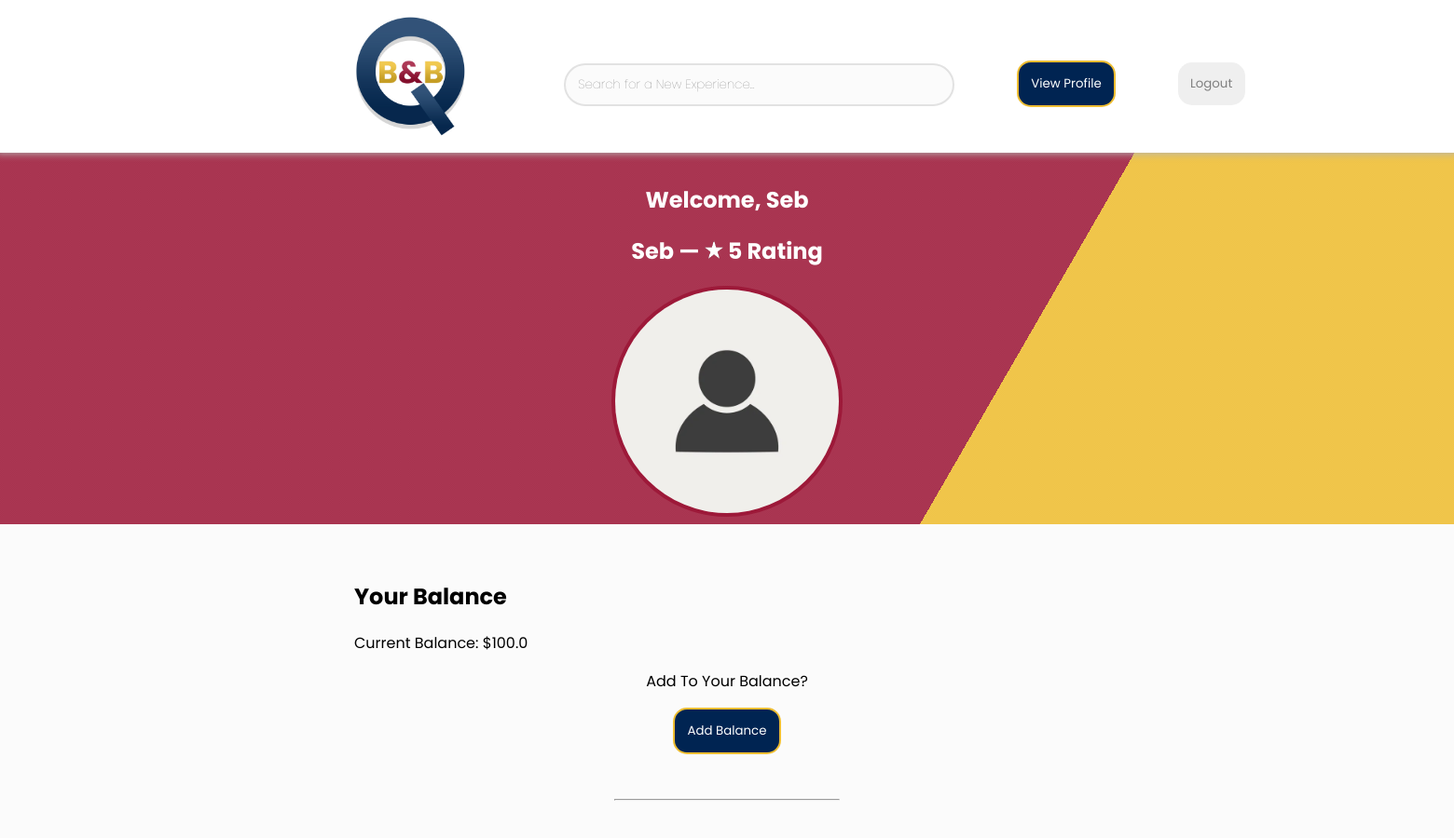
Page /profile/1 (signed in, upper part) on the earlier database version.
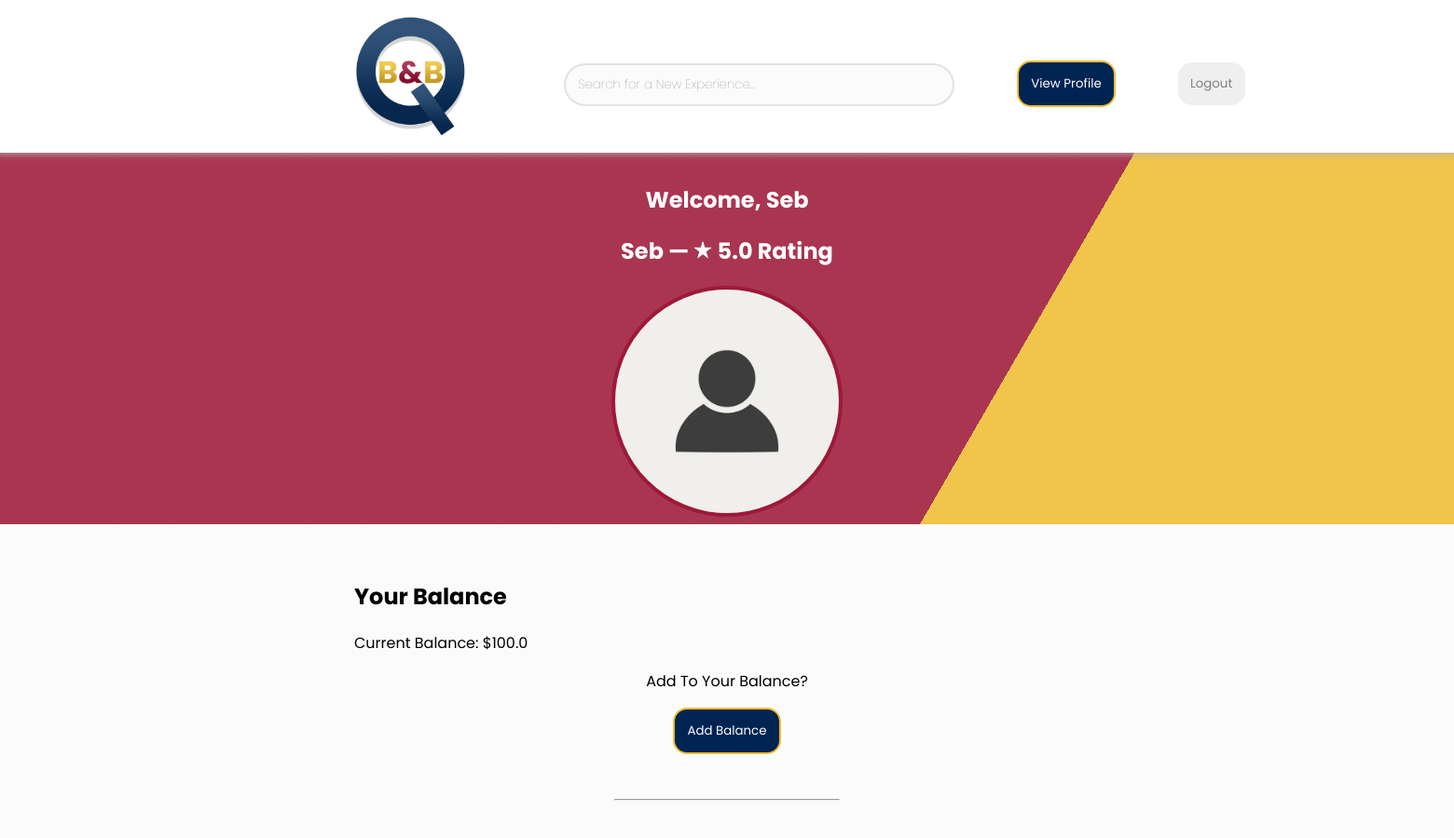
Same page on the later database version.
### qbnb/models.py (models this page shows, shortened)
class User(UserMixin, db.Model):
    __tablename__ = 'users'
    id = db.Column(db.Integer,
                   primary_key=True,
                   autoincrement=True,
                   unique=True)
    username = db.Column(db.String(80),
                         unique=True,
                         nullable=False)
    email = db.Column(db.String(120),
                      unique=True,
                      nullable=False)
    password = db.Column(db.String(120),
                         unique=False,
                         nullable=False)
    rating = db.Column(db.String(120),
                       unique=False,
                       nullable=False)
    propertyReview = db.Column(db.String(120),
                               unique=False,
                               nullable=True)
    userReview = db.Column(db.String(120),
                           unique=False,
                           nullable=True)
    balance = db.Column(db.Float,
                        nullable=False)
    billingAddress = db.Column(db.String(120),
                               unique=False,
                               nullable=False)
    postalCode = db.Column(db.String(6),
                           unique=False,
                           nullable=False)
    firstName = db.Column(db.String(15),
                          unique=False,
                          nullable=False)
    surname = db.Column(db.String(20),
                        unique=False,
                        nullable=False)
    authenticated = db.Column(db.Boolean,
                              default=False)

### qbnb/__main__.py (the view)
@app.route('/profile/<int:id>', methods=['GET', 'POST'])
@login_required
def profile(id):
    if request.method == 'GET':
        user = db.session.query(User).get(id)
        if str(current_user.get_id()) == str(id):
            idPass = True
            pickedGreeting = random.choice(greetings)
        else:
            idPass = False
            pickedGreeting = ""
        userData = {
            "username": user.username,
            "email": user.email,
            "billingAddress": user.billingAddress,
            "postalCode": user.postalCode,
            "firstName": user.firstName,
            "surname": user.surname,
            "rating": user.rating,
            "propertyReviews": ['Hello'],  # CHANGE
            "userReviews": user.userReview,
            "balance": user.balance
        }  # Get user information from DB
        print(userData)
        userInfo = get_info()  # Check if user is signed in
        return render_template('profile.html',
                               userData=userData,
                               greeting=pickedGreeting,
                               userInformation=userInfo[0],
                               user=userInfo[1],
                               idPass=idPass)

### qbnb/__main__.py (called while the page is built)
@login_manager.user_loader
def load_user(id):
    return db.session.query(User).get(id)

def get_info():
    user = db.session.query(User).get(current_user.get_id())
    if user is None:
        return [None, False]
    else:
        return [user, True]

### qbnb/templates/profile.html (shortened to what this page needs)
{% extends 'base.html' %}
{% block body %}
<div class="main-container-profiles">
        {% if userData %}
            <div class="profile-container">
                <div class="core-profile">
                    <div class="user-greeting">
                        {% if idPass %}
                            <h2 style="color:white">{{ greeting }}, {{ userData.firstName }}</h2>
                        {% else %}
                            <h2 style="color:white">{{ userData.firstName }}'s Profile</h2>
                        {% endif %}
                    </div>
                    <div class="profile-main">
                        <h2 style="text-align:center;color:white">{{ userData.firstName }} — <img class="rating-img"  src="{{url_for('static', filename='rating.png')}}"> {{ userData.rating }} Rating</h2>
                        <div class="pfp-container">
                            <img class="profile-picture" src="{{url_for('static', filename='pfp_placeholder.jpeg')}}">
                        </div>
                </div>
                {% if idPass %}
                <div class="profile-quick-container">
                    <div class="profile-changables-container" style="text-align:left">
                        <div class="reviews-container">
                            <h2>Your Balance</h2>
                            Current Balance: ${{ userData.balance }}
                            <div class="profile-header">
                                <p>Add To Your Balance?</p>
                                <button class="standard-button" style="justify-self:center;">Add Balance</button>
                            </div>
                        </div>
                        <hr class="short-hr">
                        {% if userData.propertyReviews %}
                            <div class="reviews-container">
                            </div>
                        {% else %}
                            <div class="reviews-container">
                                <h2>Your Reviews</h2>
                                    <p>Not coded yet.</p>
                            </div>
                        {% endif %}
                    </div>
                    </div>
                </div>
            </div>
                {% endif %}
            </div>
        {% else %}
            <h2>
                There was an error. Please return to the homepage.
                If the issue persists, please contact support.
            </h2>
        {% endif %}
{% endblock %}

### qbnb/templates/base.html (shortened to what this page needs)
<!DOCTYPE html>
<html>
<head>
    <link rel="stylesheet" href="{{url_for('static', filename='styles.css')}}">
</head>
<body>
<div class="navbar-container">
        <div class="navbar">
            <div class="logo-container">
                <a href="/"><img id="logo" src="{{url_for('static', filename='QBNBLogo.jpg')}}" align="left"/></a>
            </div>
            <div class="searchbar-container">
                <input class="searchbar" placeholder="Search for a New Experience..." type="text" >
            </div>
            <div class="login-container">
                {% if user %}
                    <a href="/profile/{{ userInformation.id }}"><button style="margin-left:5em;" class="standard-button">View Profile</button></a>
                    <a href="/logout"><button class="logout-button">Logout</button></a>
                {% else %}
                    <a href="/login"><button style="margin-left:5em;" class="standard-button">Sign In</button></a>
                {% endif %}
            </div>
        </div>
</div>
<br>
{% block body %}{% endblock %}
</body>
</html>

### qbnb/static/styles.css (style rules this page uses)
a { text-decoration: none; }
body { font-family: 'Poppins', sans-serif; font-weight: normal; }
button { border: solid 4px rgb(157,25,57); font-family: 'Poppins', sans-serif; padding: 1em; margin-left: 5em; }
#logo { max-width: 4em; padding-right: 2em; }
.navbar-container { background-color: #ffffff; min-height: 15vh; display: flex; flex-direction: row; flex-wrap: wrap; align-items: center; justify-content: center; font-size: calc(10px + 2vmin); filter: drop-shadow(0px 1px 4px rgb(180, 180, 180)); opacity: 1; position: sticky; margin: -0.3em; top: 0; z-index: 15; }
.navbar { display: inherit; align-items: center; }
.searchbar { height: 3em; width: 30em; border-radius: 80px; font-family: 'Poppins', sans-serif; font-weight: 100; padding-left: 1em; border: solid 2px #e2e2e2; background-color: #FBFBFB; }
.login-container { display: flex; justify-content: center; flex-grow: 1 1 200px; flex-direction: row; }
.main-container-profiles { display: flex; justify-content: center; flex-grow: 1 1 200px; }
.core-profile { background-color: rgba(255, 255, 255, 0); }
.user-greeting { text-align: center; }
.profile-main { min-width: 50em; }
.profile-container { display: flex; flex-direction: column; margin: 0.5vh 1em 0.5vh 1em; }
.profile-header { padding-top: -1vh; text-align: center; }
.standard-button { transition: all 250ms ease-in-out; background-color: rgb(0, 36, 82); color: white; min-width: 5em; margin-left: 0; border: solid 2px rgb(238,189,49); border-radius: 15px; }
.logout-button { transition: all 100ms ease-in-out; color: gray; border: none; border-radius: 15px; margin-right: -10em; }
.profile-quick-container { text-align: center; background-color: #FBFBFB; margin: 0 -25em 0 -25em; padding: 0 25em 0 25em; min-height: 65vh; }
.short-hr { width: 15em; }
.reviews-container { padding-top: 5vh; padding-bottom: 5vh; }
.rating-img { width: 20px; }
.profile-picture { width: 15em; border-width: 2px; border-radius: 100%; object-fit: cover; border: solid 4px rgb(157,25,57); }
.pfp-container { display: flex; justify-content: center; padding-bottom: 1vh; }

Differences in the rows shown:
changed User "Seb": rating (not shown) → "5.0"
Other differences:
{{ userData.rating }}: "5" → (not shown)
